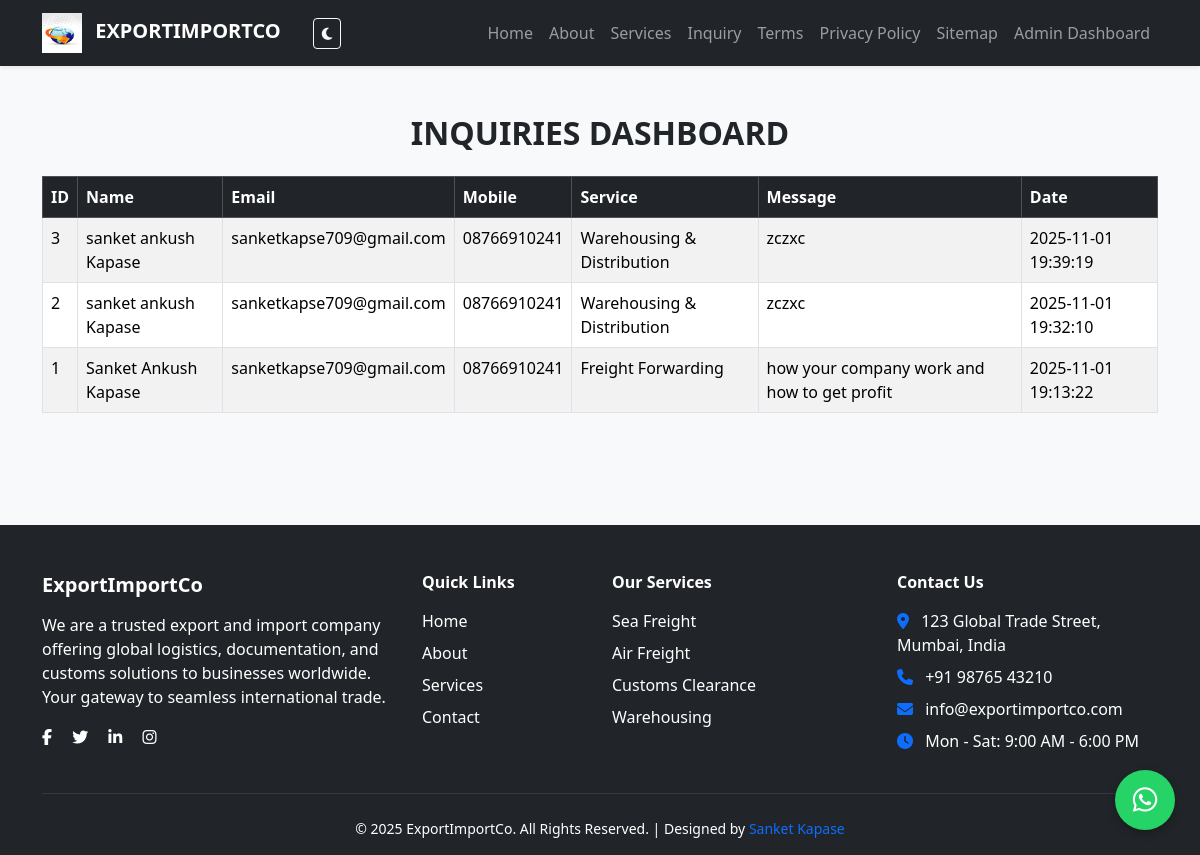
The page /pages/admin_dashboard.php on the database its author committed.
### tables this page shows
CREATE TABLE `inquiries` (
  `id` int(11) NOT NULL,
  `name` varchar(100) NOT NULL,
  `email` varchar(100) NOT NULL,
  `mobile` varchar(20) NOT NULL,
  `service` varchar(100) NOT NULL,
  `message` text NOT NULL,
  `created_at` datetime DEFAULT current_timestamp()
);

### pages/admin_dashboard.php (the view, shortened to what this page needs)
<?php
include '../includes/db_connect.php';
include '../includes/header.php';
?>
<!DOCTYPE html>
<html lang="en">
<head>
  <link href="https://cdn.jsdelivr.net/npm/bootstrap@5.3.3/dist/css/bootstrap.min.css" rel="stylesheet">
</head>
<body class="bg-light">
  <div class="container py-5">
    <h2 class="fw-bold mb-4 text-center text-uppercase">Inquiries Dashboard</h2>
    <table class="table table-bordered table-hover table-striped">
      <thead class="table-dark">
        <tr>
          <th>ID</th>
          <th>Name</th>
          <th>Email</th>
          <th>Mobile</th>
          <th>Service</th>
          <th>Message</th>
          <th>Date</th>
        </tr>
      </thead>
      <tbody>
        <?php
        $result = $conn->query("SELECT * FROM inquiries ORDER BY created_at DESC");
        if ($result->num_rows > 0) {
          while ($row = $result->fetch_assoc()) {
            echo "<tr>
                    <td>{$row['id']}</td>
                    <td>{$row['name']}</td>
                    <td>{$row['email']}</td>
                    <td>{$row['mobile']}</td>
                    <td>{$row['service']}</td>
                    <td>{$row['message']}</td>
                    <td>{$row['created_at']}</td>
                  </tr>";
          }
        } else {
          echo "<tr><td colspan='7' class='text-center'>No inquiries found.</td></tr>";
        }
        ?>
      </tbody>
    </table>
  </div>
  <?php include '../includes/footer.php'; ?>
</body>
</html>

### includes/header.php (shortened to what this page needs)
<!DOCTYPE html>
<html lang="en">
<head>
    <link href="https://cdn.jsdelivr.net/npm/bootstrap@5.3.3/dist/css/bootstrap.min.css" rel="stylesheet">
    <link href="https://cdnjs.cloudflare.com/ajax/libs/font-awesome/6.4.2/css/all.min.css" rel="stylesheet">
    <link rel="stylesheet" href="../assets/css/main.css">
</head>
<body>
    <header class="navbar navbar-expand-lg navbar-dark bg-dark sticky-top shadow-sm">
        <div class="container">
            <a class="navbar-brand fw-bold text-uppercase" href="home.php">
                <img src="../assets/images/import_exportlogo.webp" alt="ExportImportCo Logo" width="40" height="40"
                    class="me-2">
                ExportImportCo
            </a>
            <button id="darkModeToggle" class="btn btn-outline-light btn-sm ms-3">
                <i class="fa-solid fa-moon"></i>
            </button>
            <div class="collapse navbar-collapse justify-content-end" id="navbarNav">
                <ul class="navbar-nav">
                    <li class="nav-item"><a class="nav-link" href="home.php">Home</a></li>
                    <li class="nav-item"><a class="nav-link" href="about.php">About</a></li>
                    <li class="nav-item"><a class="nav-link" href="services.php">Services</a></li>
                    <li class="nav-item"><a class="nav-link" href="inquiry_form.php">Inquiry</a></li>
                    <li class="nav-item"><a class="nav-link" href="terms.php">Terms</a></li>
                    <li class="nav-item"><a class="nav-link" href="privacy.php">Privacy Policy</a></li>
                    <li class="nav-item"><a class="nav-link" href="sitemap.php">Sitemap</a></li>
                    <li class="nav-item"><a class="nav-link" href="admin_dashboard.php">Admin Dashboard</a></li>
                </ul>
            </div>
        </div>
    </header>

### includes/footer.php (shortened to what this page needs)
<a href="https://wa.me/8766910241"
   class="whatsapp-float" target="_blank"
   title="Chat on WhatsApp">
   <i class="fab fa-whatsapp"></i>
</a>
<footer class="bg-dark text-white pt-5 pb-3 mt-5">
  <div class="container">
    <div class="row gy-4">
      <div class="col-lg-4 col-md-6">
        <h5 class="fw-bold mb-3">ExportImportCo</h5>
        <p>We are a trusted export and import company offering global logistics, documentation, and customs solutions to businesses worldwide. Your gateway to seamless international trade.</p>
        <div class="mt-3">
          <a href="#" class="text-white me-3"><i class="fab fa-facebook-f"></i></a>
          <a href="#" class="text-white me-3"><i class="fab fa-twitter"></i></a>
          <a href="#" class="text-white me-3"><i class="fab fa-linkedin-in"></i></a>
          <a href="#" class="text-white"><i class="fab fa-instagram"></i></a>
        </div>
      </div>
      <div class="col-lg-2 col-md-6">
        <h6 class="fw-bold mb-3">Quick Links</h6>
        <ul class="list-unstyled">
          <li><a href="index.php" class="text-white text-decoration-none d-block mb-2">Home</a></li>
          <li><a href="about.php" class="text-white text-decoration-none d-block mb-2">About</a></li>
          <li><a href="services.php" class="text-white text-decoration-none d-block mb-2">Services</a></li>
          <li><a href="contact.php" class="text-white text-decoration-none d-block mb-2">Contact</a></li>
        </ul>
      </div>
      <div class="col-lg-3 col-md-6">
        <h6 class="fw-bold mb-3">Our Services</h6>
        <ul class="list-unstyled">
          <li><a href="services.php" class="text-white text-decoration-none d-block mb-2">Sea Freight</a></li>
          <li><a href="services.php" class="text-white text-decoration-none d-block mb-2">Air Freight</a></li>
          <li><a href="services.php" class="text-white text-decoration-none d-block mb-2">Customs Clearance</a></li>
          <li><a href="services.php" class="text-white text-decoration-none d-block mb-2">Warehousing</a></li>
        </ul>
      </div>
      <div class="col-lg-3 col-md-6">
        <h6 class="fw-bold mb-3">Contact Us</h6>
        <ul class="list-unstyled">
          <li class="mb-2"><i class="fa-solid fa-location-dot me-2 text-primary"></i> 123 Global Trade Street, Mumbai, India</li>
          <li class="mb-2"><i class="fa-solid fa-phone me-2 text-primary"></i> +91 98765 43210</li>
          <li class="mb-2"><i class="fa-solid fa-envelope me-2 text-primary"></i> info@exportimportco.com</li>
          <li><i class="fa-solid fa-clock me-2 text-primary"></i> Mon - Sat: 9:00 AM - 6:00 PM</li>
        </ul>
      </div>
    </div>
    <hr class="border-secondary my-4">
    <div class="text-center">
      <p class="mb-0 small">
        &copy; <?php echo date("Y"); ?> ExportImportCo. All Rights Reserved. | Designed by <a href="#" class="text-primary text-decoration-none">Sanket Kapase</a>
      </p>
    </div>
  </div>
</footer>
</body>
</html>

### includes/header.php (style rules this page uses)
body { font-family: 'Poppins', sans-serif; }

### includes/footer.php (style rules this page uses)
.whatsapp-float { position: fixed; width: 60px; height: 60px; bottom: 25px; right: 25px; background-color: #25d366; color: #fff; border-radius: 50px; text-align: center; font-size: 28px; z-index: 100; box-shadow: 0 3px 10px rgba(0,0,0,0.3); }
.whatsapp-float i { margin-top: 16px; }

### rows shown on the page
inquiries: id "3", name "sanket ankush Kapase", email "sanketkapse709@gmail.com", mobile "08766910241", service "Warehousing & Distribution", message "zczxc", created_at "2025-11-01 19:39:19"
inquiries: id "2", name "sanket ankush Kapase", email "sanketkapse709@gmail.com", mobile "08766910241", service "Warehousing & Distribution", message "zczxc", created_at "2025-11-01 19:32:10"
inquiries: id "1", name "Sanket Ankush Kapase", email "sanketkapse709@gmail.com", mobile "08766910241", service "Freight Forwarding", message "how your company work and how to get profit", created_at "2025-11-01 19:13:22"
